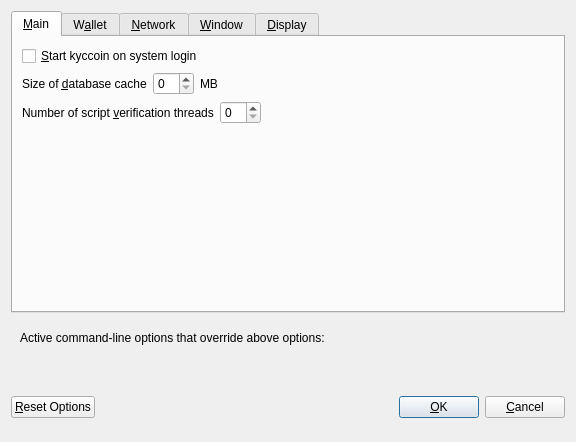
<?xml version="1.0" encoding="UTF-8"?>
<ui version="4.0">
 <class>OptionsDialog</class>
 <widget class="QDialog" name="OptionsDialog">
  <property name="geometry">
   <rect>
    <x>0</x>
    <y>0</y>
    <width>576</width>
    <height>442</height>
   </rect>
  </property>
  <property name="windowTitle">
   <string>Options</string>
  </property>
  <property name="modal">
   <bool>true</bool>
  </property>
  <layout class="QVBoxLayout" name="verticalLayout">
   <item>
    <widget class="QTabWidget" name="tabWidget">
     <property name="currentIndex">
      <number>0</number>
     </property>
     <widget class="QWidget" name="tabMain">
      <attribute name="title">
       <string>&amp;Main</string>
      </attribute>
      <layout class="QVBoxLayout" name="verticalLayout_Main">
       <item>
        <widget class="QCheckBox" name="bitcoinAtStartup">
         <property name="toolTip">
          <string>Automatically start kyccoin after logging in to the system.</string>
         </property>
         <property name="text">
          <string>&amp;Start kyccoin on system login</string>
         </property>
        </widget>
       </item>
       <item>
        <layout class="QHBoxLayout" name="horizontalLayout_2_Main">
         <item>
          <widget class="QLabel" name="databaseCacheLabel">
           <property name="text">
            <string>Size of &amp;database cache</string>
           </property>
           <property name="textFormat">
            <enum>Qt::PlainText</enum>
           </property>
           <property name="buddy">
            <cstring>databaseCache</cstring>
           </property>
          </widget>
         </item>
         <item>
          <widget class="QSpinBox" name="databaseCache"/>
         </item>
         <item>
          <widget class="QLabel" name="databaseCacheUnitLabel">
           <property name="text">
            <string>MB</string>
           </property>
           <property name="textFormat">
            <enum>Qt::PlainText</enum>
           </property>
          </widget>
         </item>
         <item>
          <spacer name="horizontalSpacer_2_Main">
           <property name="orientation">
            <enum>Qt::Horizontal</enum>
           </property>
           <property name="sizeHint" stdset="0">
            <size>
             <width>40</width>
             <height>20</height>
            </size>
           </property>
          </spacer>
         </item>
        </layout>
       </item>
       <item>
        <layout class="QHBoxLayout" name="horizontalLayout_3_Main">
         <item>
          <widget class="QLabel" name="threadsScriptVerifLabel">
           <property name="text">
            <string>Number of script &amp;verification threads</string>
           </property>
           <property name="textFormat">
            <enum>Qt::PlainText</enum>
           </property>
           <property name="buddy">
            <cstring>threadsScriptVerif</cstring>
           </property>
          </widget>
         </item>
         <item>
          <widget class="QSpinBox" name="threadsScriptVerif">
           <property name="toolTip">
            <string>(0 = auto, &lt;0 = leave that many cores free)</string>
           </property>
          </widget>
         </item>
         <item>
          <spacer name="horizontalSpacer_3_Main">
           <property name="orientation">
            <enum>Qt::Horizontal</enum>
           </property>
           <property name="sizeHint" stdset="0">
            <size>
             <width>40</width>
             <height>20</height>
            </size>
           </property>
          </spacer>
         </item>
        </layout>
       </item>
       <item>
        <spacer name="verticalSpacer_2">
         <property name="orientation">
          <enum>Qt::Vertical</enum>
         </property>
         <property name="sizeHint" stdset="0">
          <size>
           <width>20</width>
           <height>40</height>
          </size>
         </property>
        </spacer>
       </item>
      </layout>
     </widget>
     <widget class="QWidget" name="tabWallet">
      <attribute name="title">
       <string>W&amp;allet</string>
      </attribute>
      <layout class="QVBoxLayout" name="verticalLayout_Wallet">
       <item>
        <layout class="QHBoxLayout" name="horizontalLayout_2_Wallet">
         <item>
          <widget class="QLabel" name="labelStakeSplitThresholdText">
           <property name="text">
            <string>Stake split threshold:</string>
           </property>
          </widget>
         </item>
         <item>
          <widget class="QSpinBox" name="spinBoxStakeSplitThreshold">
           <property name="minimum">
            <number>1</number>
           </property>
           <property name="maximum">
            <number>999999</number>
           </property>
          </widget>
         </item>
        </layout>
       </item>
       <item>
        <widget class="QGroupBox" name="groupBox">
         <property name="title">
          <string>Expert</string>
         </property>
         <layout class="QVBoxLayout" name="verticalLayout_2">
          <item>
           <widget class="QCheckBox" name="coinControlFeatures">
            <property name="toolTip">
             <string>Whether to show coin control features or not.</string>
            </property>
            <property name="text">
             <string>Enable coin &amp;control features</string>
            </property>
           </widget>
          </item>
          <item>
           <widget class="QCheckBox" name="showMasternodesTab">
            <property name="toolTip">
             <string>Show additional tab listing all your masternodes in first sub-tab&lt;br/&gt;and all masternodes on the network in second sub-tab.</string>
            </property>
            <property name="text">
             <string>Show Masternodes Tab</string>
            </property>
           </widget>
          </item>
          <item>
           <widget class="QCheckBox" name="spendZeroConfChange">
            <property name="toolTip">
             <string>If you disable the spending of unconfirmed change, the change from a transaction&lt;br/&gt;cannot be used until that transaction has at least one confirmation.&lt;br/&gt;This also affects how your balance is computed.</string>
            </property>
            <property name="text">
             <string>&amp;Spend unconfirmed change</string>
            </property>
           </widget>
          </item>
         </layout>
        </widget>
       </item>
       <item>
        <spacer name="verticalSpacer_Wallet">
         <property name="orientation">
          <enum>Qt::Vertical</enum>
         </property>
         <property name="sizeHint" stdset="0">
          <size>
           <width>20</width>
           <height>40</height>
          </size>
         </property>
        </spacer>
       </item>
      </layout>
     </widget>
     <widget class="QWidget" name="tabNetwork">
      <attribute name="title">
       <string>&amp;Network</string>
      </attribute>
      <layout class="QVBoxLayout" name="verticalLayout_Network">
       <item>
        <widget class="QCheckBox" name="mapPortUpnp">
         <property name="toolTip">
          <string>Automatically open the kyccoin client port on the router. This only works when your router supports UPnP and it is enabled.</string>
         </property>
         <property name="text">
          <string>Map port using &amp;UPnP</string>
         </property>
        </widget>
       </item>
       <item>
        <widget class="QCheckBox" name="allowIncoming">
         <property name="toolTip">
          <string>Accept connections from outside</string>
         </property>
         <property name="text">
          <string>Allow incoming connections</string>
         </property>
        </widget>
       </item>
       <item>
        <widget class="QCheckBox" name="connectSocks">
         <property name="toolTip">
          <string>Connect to the kyccoin network through a SOCKS5 proxy.</string>
         </property>
         <property name="text">
          <string>&amp;Connect through SOCKS5 proxy (default proxy):</string>
         </property>
        </widget>
       </item>
       <item>
        <layout class="QHBoxLayout" name="horizontalLayout_1_Network">
         <item>
          <widget class="QLabel" name="proxyIpLabel">
           <property name="text">
            <string>Proxy &amp;IP:</string>
           </property>
           <property name="textFormat">
            <enum>Qt::PlainText</enum>
           </property>
           <property name="buddy">
            <cstring>proxyIp</cstring>
           </property>
          </widget>
         </item>
         <item>
          <widget class="QValidatedLineEdit" name="proxyIp">
           <property name="minimumSize">
            <size>
             <width>140</width>
             <height>0</height>
            </size>
           </property>
           <property name="maximumSize">
            <size>
             <width>140</width>
             <height>16777215</height>
            </size>
           </property>
           <property name="toolTip">
            <string>IP address of the proxy (e.g. IPv4: 127.0.0.1 / IPv6: ::1)</string>
           </property>
          </widget>
         </item>
         <item>
          <widget class="QLabel" name="proxyPortLabel">
           <property name="text">
            <string>&amp;Port:</string>
           </property>
           <property name="textFormat">
            <enum>Qt::PlainText</enum>
           </property>
           <property name="buddy">
            <cstring>proxyPort</cstring>
           </property>
          </widget>
         </item>
         <item>
          <widget class="QLineEdit" name="proxyPort">
           <property name="minimumSize">
            <size>
             <width>55</width>
             <height>0</height>
            </size>
           </property>
           <property name="maximumSize">
            <size>
             <width>55</width>
             <height>16777215</height>
            </size>
           </property>
           <property name="toolTip">
            <string>Port of the proxy (e.g. 9050)</string>
           </property>
          </widget>
         </item>
         <item>
          <spacer name="horizontalSpacer_1_Network">
           <property name="orientation">
            <enum>Qt::Horizontal</enum>
           </property>
           <property name="sizeHint" stdset="0">
            <size>
             <width>40</width>
             <height>20</height>
            </size>
           </property>
          </spacer>
         </item>
        </layout>
       </item>
       <item>
        <spacer name="verticalSpacer_Network">
         <property name="orientation">
          <enum>Qt::Vertical</enum>
         </property>
         <property name="sizeHint" stdset="0">
          <size>
           <width>20</width>
           <height>40</height>
          </size>
         </property>
        </spacer>
       </item>
      </layout>
     </widget>
     <widget class="QWidget" name="tabWindow">
      <attribute name="title">
       <string>&amp;Window</string>
      </attribute>
      <layout class="QVBoxLayout" name="verticalLayout_Window">
       <item>
        <widget class="QCheckBox" name="minimizeToTray">
         <property name="toolTip">
          <string>Show only a tray icon after minimizing the window.</string>
         </property>
         <property name="text">
          <string>&amp;Minimize to the tray instead of the taskbar</string>
         </property>
        </widget>
       </item>
       <item>
        <widget class="QCheckBox" name="minimizeOnClose">
         <property name="toolTip">
          <string>Minimize instead of exit the application when the window is closed. When this option is enabled, the application will be closed only after selecting Quit in the menu.</string>
         </property>
         <property name="text">
          <string>M&amp;inimize on close</string>
         </property>
        </widget>
       </item>
       <item>
        <spacer name="verticalSpacer_Window">
         <property name="orientation">
          <enum>Qt::Vertical</enum>
         </property>
         <property name="sizeHint" stdset="0">
          <size>
           <width>20</width>
           <height>40</height>
          </size>
         </property>
        </spacer>
       </item>
      </layout>
     </widget>
     <widget class="QWidget" name="tabDisplay">
      <attribute name="title">
       <string>&amp;Display</string>
      </attribute>
      <layout class="QVBoxLayout" name="verticalLayout_Display">
       <item>
        <layout class="QHBoxLayout" name="horizontalLayout_1_Display">
         <item>
          <widget class="QLabel" name="langLabel">
           <property name="text">
            <string>User Interface &amp;language:</string>
           </property>
           <property name="textFormat">
            <enum>Qt::PlainText</enum>
           </property>
           <property name="buddy">
            <cstring>lang</cstring>
           </property>
          </widget>
         </item>
         <item>
          <widget class="QValueComboBox" name="lang">
           <property name="toolTip">
            <string>The user interface language can be set here. This setting will take effect after restarting kyccoin.</string>
           </property>
          </widget>
         </item>
        </layout>
       </item>
       <item>
        <widget class="QLabel" name="label_3">
         <property name="toolTip">
          <string notr="true"/>
         </property>
         <property name="statusTip">
          <string notr="true"/>
         </property>
         <property name="whatsThis">
          <string notr="true"/>
         </property>
         <property name="accessibleName">
          <string notr="true"/>
         </property>
         <property name="text">
          <string>Language missing or translation incomplete? Help contributing translations here:
https://www.transifex.com/kyccoin/kyccoin-translations</string>
         </property>
         <property name="wordWrap">
          <bool>true</bool>
         </property>
         <property name="openExternalLinks">
          <bool>true</bool>
         </property>
         <property name="textInteractionFlags">
          <set>Qt::TextBrowserInteraction</set>
         </property>
        </widget>
       </item>
       <item>
        <layout class="QHBoxLayout" name="horizontalLayout_4_Display" stretch="0,0">
         <item>
          <widget class="QLabel" name="themeLabel">
           <property name="text">
            <string>User Interface Theme:</string>
           </property>
          </widget>
         </item>
         <item>
          <widget class="QValueComboBox" name="theme"/>
         </item>
        </layout>
       </item>
       <item>
        <widget class="Line" name="line">
         <property name="orientation">
          <enum>Qt::Horizontal</enum>
         </property>
        </widget>
       </item>
       <item>
        <layout class="QHBoxLayout" name="horizontalLayout_2_Display">
         <item>
          <widget class="QLabel" name="unitLabel">
           <property name="text">
            <string>&amp;Unit to show amounts in:</string>
           </property>
           <property name="textFormat">
            <enum>Qt::PlainText</enum>
           </property>
           <property name="buddy">
            <cstring>unit</cstring>
           </property>
          </widget>
         </item>
         <item>
          <widget class="QValueComboBox" name="unit">
           <property name="toolTip">
            <string>Choose the default subdivision unit to show in the interface and when sending coins.</string>
           </property>
          </widget>
         </item>
        </layout>
       </item>
       <item>
        <layout class="QHBoxLayout" name="horizontalLayout_5_Display">
         <item>
          <widget class="QLabel" name="digitsLabel">
           <property name="text">
            <string>Decimal digits</string>
           </property>
          </widget>
         </item>
         <item>
          <widget class="QValueComboBox" name="digits"/>
         </item>
        </layout>
       </item>
       <item>
        <widget class="QCheckBox" name="checkBoxHideZeroBalances">
         <property name="toolTip">
          <string>Hide empty balances</string>
         </property>
         <property name="layoutDirection">
          <enum>Qt::LeftToRight</enum>
         </property>
         <property name="text">
          <string>Hide empty balances</string>
         </property>
        </widget>
       </item>
       <item>
        <layout class="QHBoxLayout" name="horizontalLayout_3_Display">
         <item>
          <widget class="QLabel" name="thirdPartyTxUrlsLabel">
           <property name="toolTip">
            <string>Third party URLs (e.g. a block explorer) that appear in the transactions tab as context menu items. %s in the URL is replaced by transaction hash. Multiple URLs are separated by vertical bar |.</string>
           </property>
           <property name="text">
            <string>Third party transaction URLs</string>
           </property>
           <property name="buddy">
            <cstring>thirdPartyTxUrls</cstring>
           </property>
          </widget>
         </item>
         <item>
          <widget class="QLineEdit" name="thirdPartyTxUrls">
           <property name="toolTip">
            <string>Third party URLs (e.g. a block explorer) that appear in the transactions tab as context menu items. %s in the URL is replaced by transaction hash. Multiple URLs are separated by vertical bar |.</string>
           </property>
          </widget>
         </item>
        </layout>
       </item>
       <item>
        <spacer name="verticalSpacer">
         <property name="orientation">
          <enum>Qt::Vertical</enum>
         </property>
         <property name="sizeHint" stdset="0">
          <size>
           <width>20</width>
           <height>40</height>
          </size>
         </property>
        </spacer>
       </item>
      </layout>
     </widget>
    </widget>
   </item>
   <item>
    <widget class="QFrame" name="frame">
     <layout class="QVBoxLayout" name="verticalLayout_Bottom">
      <item>
       <layout class="QHBoxLayout" name="horizontalLayout_Bottom">
        <item>
         <widget class="QLabel" name="overriddenByCommandLineInfoLabel">
          <property name="text">
           <string>Active command-line options that override above options:</string>
          </property>
          <property name="textFormat">
           <enum>Qt::PlainText</enum>
          </property>
         </widget>
        </item>
        <item>
         <spacer name="horizontalSpacer_Bottom">
          <property name="orientation">
           <enum>Qt::Horizontal</enum>
          </property>
          <property name="sizeHint" stdset="0">
           <size>
            <width>40</width>
            <height>20</height>
           </size>
          </property>
         </spacer>
        </item>
       </layout>
      </item>
      <item>
       <widget class="QLabel" name="overriddenByCommandLineLabel">
        <property name="text">
         <string/>
        </property>
        <property name="textFormat">
         <enum>Qt::PlainText</enum>
        </property>
        <property name="wordWrap">
         <bool>true</bool>
        </property>
       </widget>
      </item>
     </layout>
    </widget>
   </item>
   <item>
    <layout class="QHBoxLayout" name="horizontalLayout_Buttons">
     <item>
      <widget class="QPushButton" name="resetButton">
       <property name="toolTip">
        <string>Reset all client options to default.</string>
       </property>
       <property name="text">
        <string>&amp;Reset Options</string>
       </property>
       <property name="autoDefault">
        <bool>false</bool>
       </property>
      </widget>
     </item>
     <item>
      <spacer name="horizontalSpacer_1">
       <property name="orientation">
        <enum>Qt::Horizontal</enum>
       </property>
       <property name="sizeHint" stdset="0">
        <size>
         <width>40</width>
         <height>48</height>
        </size>
       </property>
      </spacer>
     </item>
     <item>
      <widget class="QLabel" name="statusLabel">
       <property name="minimumSize">
        <size>
         <width>200</width>
         <height>0</height>
        </size>
       </property>
       <property name="font">
        <font>
         <weight>75</weight>
         <bold>true</bold>
        </font>
       </property>
       <property name="text">
        <string/>
       </property>
       <property name="textFormat">
        <enum>Qt::PlainText</enum>
       </property>
       <property name="wordWrap">
        <bool>true</bool>
       </property>
      </widget>
     </item>
     <item>
      <spacer name="horizontalSpacer_2">
       <property name="orientation">
        <enum>Qt::Horizontal</enum>
       </property>
       <property name="sizeHint" stdset="0">
        <size>
         <width>40</width>
         <height>48</height>
        </size>
       </property>
      </spacer>
     </item>
     <item>
      <widget class="QPushButton" name="okButton">
       <property name="text">
        <string>&amp;OK</string>
       </property>
       <property name="autoDefault">
        <bool>false</bool>
       </property>
       <property name="default">
        <bool>true</bool>
       </property>
      </widget>
     </item>
     <item>
      <widget class="QPushButton" name="cancelButton">
       <property name="text">
        <string>&amp;Cancel</string>
       </property>
       <property name="autoDefault">
        <bool>false</bool>
       </property>
      </widget>
     </item>
    </layout>
   </item>
  </layout>
 </widget>
 <customwidgets>
  <customwidget>
   <class>QValidatedLineEdit</class>
   <extends>QLineEdit</extends>
   <header>qvalidatedlineedit.h</header>
  </customwidget>
  <customwidget>
   <class>QValueComboBox</class>
   <extends>QComboBox</extends>
   <header>qvaluecombobox.h</header>
  </customwidget>
 </customwidgets>
 <resources/>
 <connections/>
</ui>
